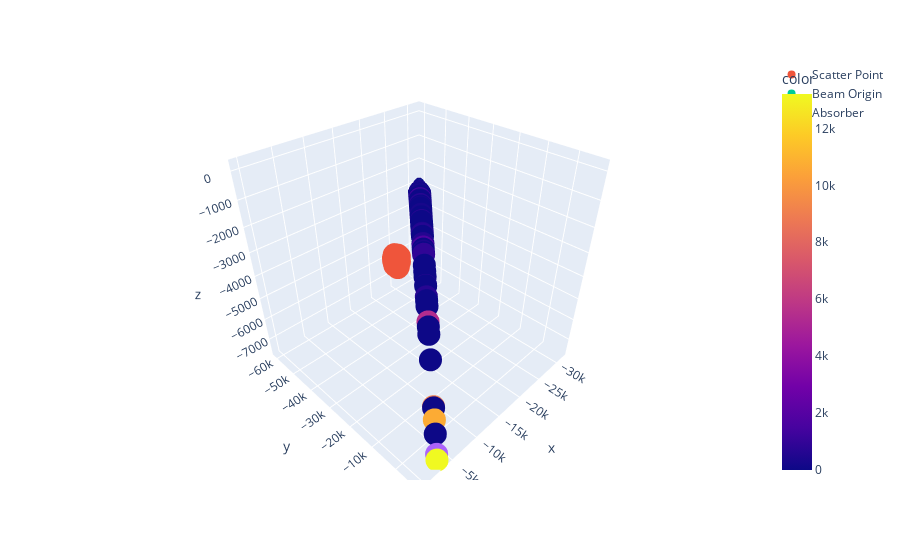

Notebook code for this chart:
### Markdown cell above
## Plotting the decay and scatter point

### Code cell
skip=10
plot_decays_scatter(df, skip=skip)
# plot_decays_scatter(numi_df, skip=skip, beam='BNB')

### Figure 1 — Plotly figure (JSON) as saved in the notebook; plotly's stock layout.template omitted (floating-point values rounded to 4 significant figures; data arrays with more than 128 entries replaced by an {"elided": "..."} marker saying what was removed)
{"data": [{"hovertemplate": "x=%{x}<br>y=%{y}<br>z=%{z}<br>color=%{marker.color}<extra></extra>", "legendgroup": "", "marker": {"color": {"elided": "188 float values"}, "coloraxis": "coloraxis", "symbol": "circle"}, "mode": "markers", "name": "", "scene": "scene", "showlegend": false, "type": "scatter3d", "x": {"elided": "188 float values"}, "y": {"elided": "188 float values"}, "z": {"elided": "188 float values"}}, {"mode": "markers", "name": "Scatter Point", "type": "scatter3d", "x": {"elided": "188 float values"}, "y": {"elided": "188 float values"}, "z": {"elided": "188 float values"}}, {"mode": "markers", "name": "Beam Origin", "type": "scatter3d", "x": [-31390.0], "y": [-60100.0], "z": [-3316.0]}, {"mode": "markers", "name": "Absorber", "type": "scatter3d", "x": [-3491.0], "y": [5871.0], "z": [-7509.0]}], "layout": {"coloraxis": {"colorbar": {"title": {"text": "color"}}, "colorscale": [[0, "#0d0887"], [0.1111, "#46039f"], [0.2222, "#7201a8"], [0.3333, "#9c179e"], [0.4444, "#bd3786"], [0.5556, "#d8576b"], [0.6667, "#ed7953"], [0.7778, "#fb9f3a"], [0.8889, "#fdca26"], [1, "#f0f921"]]}, "legend": {"tracegroupgap": 0}, "margin": {"t": 60}, "scene": {"domain": {"x": [0, 1], "y": [0, 1]}, "xaxis": {"title": {"text": "x"}}, "yaxis": {"title": {"text": "y"}}, "zaxis": {"title": {"text": "z"}}}}}
